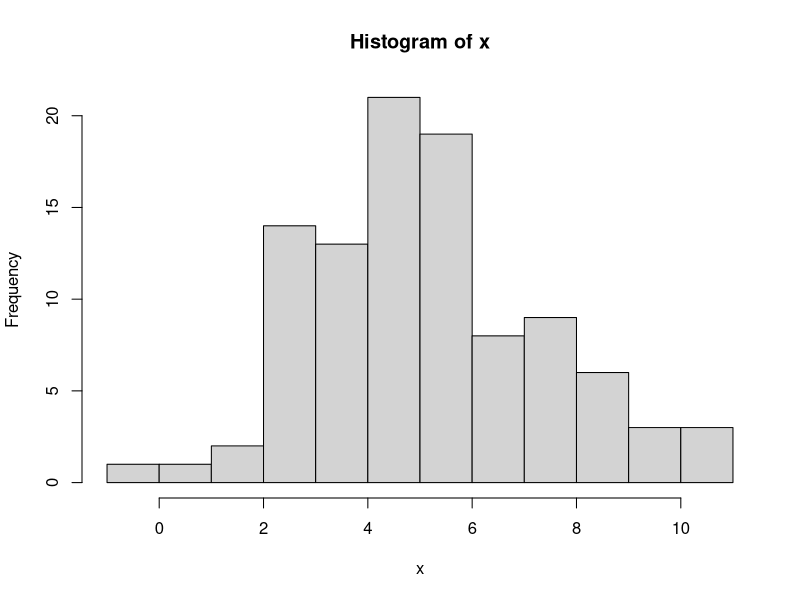
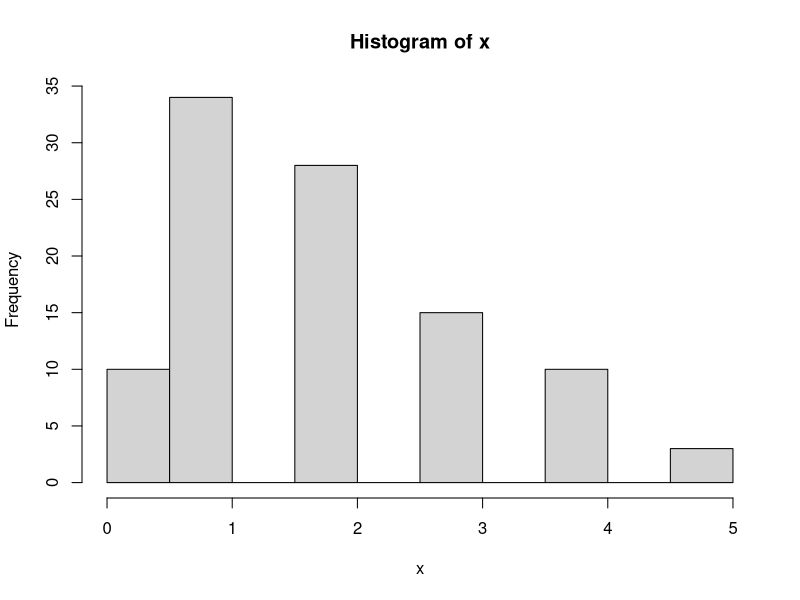
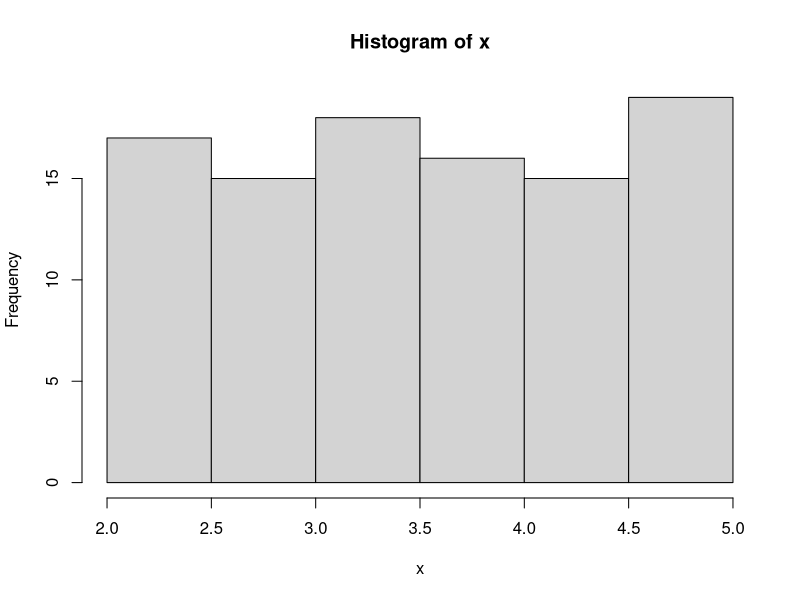
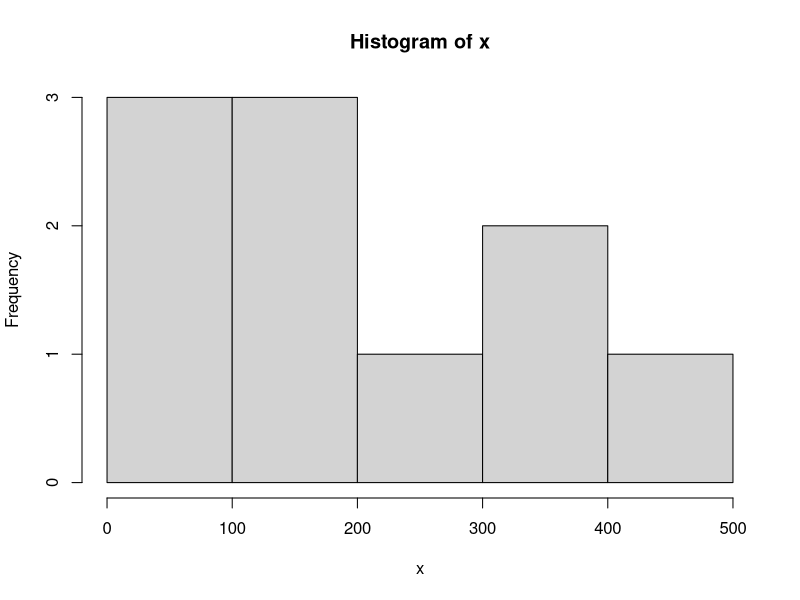

The R script that drew these images, in order: (Note: this script raises an error after producing the figures.)
#this script will use simulations to learn loops and other tricks

#Simulate data----

#a random variable
x <- rnorm(100, mean = 5, sd = 2)
hist(x)
x <- rpois(100, lambda = 2)
hist(x)

#a uniform variable
x <- runif(100, min = 2, max = 5)
hist(x)

#Elements of a simulation:
#1) an object to store the outputs
#2) outputs

#dynai¡mics of a simulation.
#1) create an object to store the outputs
#2) create 1 set of values
#3) store them
#4) repeat 2) and 3) as needed.

#species abundances
#starting point: a lognormal distribution 
x <- rlnorm(10, 5, 1)
hist(x)
x <- round(x)
#create a dataframe to store data
out <- data.frame(species = 1:10,
                  abundance_t = x)
#simulate 1 years of data assuming t+1 = t + error (normally distributed)
abundance_t1 <- out[,2] + rnorm(1, 2, 1) 
out <- cbind(out, abundance_t1)
#simulate 100 years now
for(i in 1:100){
 abundance <- out[,i+1] + rnorm(1, 2, 1) 
 out <- cbind(out, abundance)
}
#plot one species trajectory
plot(as.numeric(out[1,-1]) ~ c(1:101), t = "l", ylim = c(min(out), max(out)))
for(i in 2:nrow(out)){
  lines(as.numeric(out[i,-1]) ~ c(1:101), col = i)
}

#make a function out of it
sim <- function(mean, sd){
  x <- rlnorm(10, 5, 1)
  out <- data.frame(species = 1:10,
                    abundance_t = x)
  for(i in 1:100){
    abundance <- out[,i+1] + rnorm(1, mean, sd) 
    out <- cbind(out, abundance)
  }
  plot(as.numeric(out[1,-1]) ~ c(1:101), t = "l", ylim = c(min(out), max(out)))
  for(i in 2:nrow(out)){
    lines(as.numeric(out[i,-1]) ~ c(1:101), col = i)
  }
}

sim(mean = 0, sd = 10)

#simulate independent errors for each species now
sim <- function(mean, sd){
  x <- rlnorm(10, 5, 1)
  out <- data.frame(species = 1:10,
                    abundance_t = x)
  for(i in 1:100){
    abundance <- out[,i+1] + rnorm(10, mean, sd) 
    out <- cbind(out, abundance)
  }
  plot(as.numeric(out[1,-1]) ~ c(1:101), t = "l", ylim = c(min(out), max(out)))
  abline(h = 0)
  for(i in 2:nrow(out)){
    lines(as.numeric(out[i,-1]) ~ c(1:101), col = i)
  }
}

sim(mean = 0, sd = 10)

#Allow extinctions
sim <- function(mean, sd){
  x <- rlnorm(10, 5, 1)
  out <- data.frame(species = 1:10,
                    abundance_t = x)
  for(i in 1:100){
    abundance <- out[,i+1] + rnorm(10, mean, sd) 
    if(any(abundance < 0)){
      print("species went extinct")
      abundance <- ifelse(abundance < 0, 0, abundance)
    } 
    out <- cbind(out, abundance)
  }
  plot(as.numeric(out[1,-1]) ~ c(1:101), t = "l", ylim = c(min(out), max(out)))
  abline(h = 0)
  for(i in 2:nrow(out)){
    lines(as.numeric(out[i,-1]) ~ c(1:101), col = i)
  }
  out
}

sim(mean = 0, sd = 10)

#A word of caution, never do significant tests in simulations!